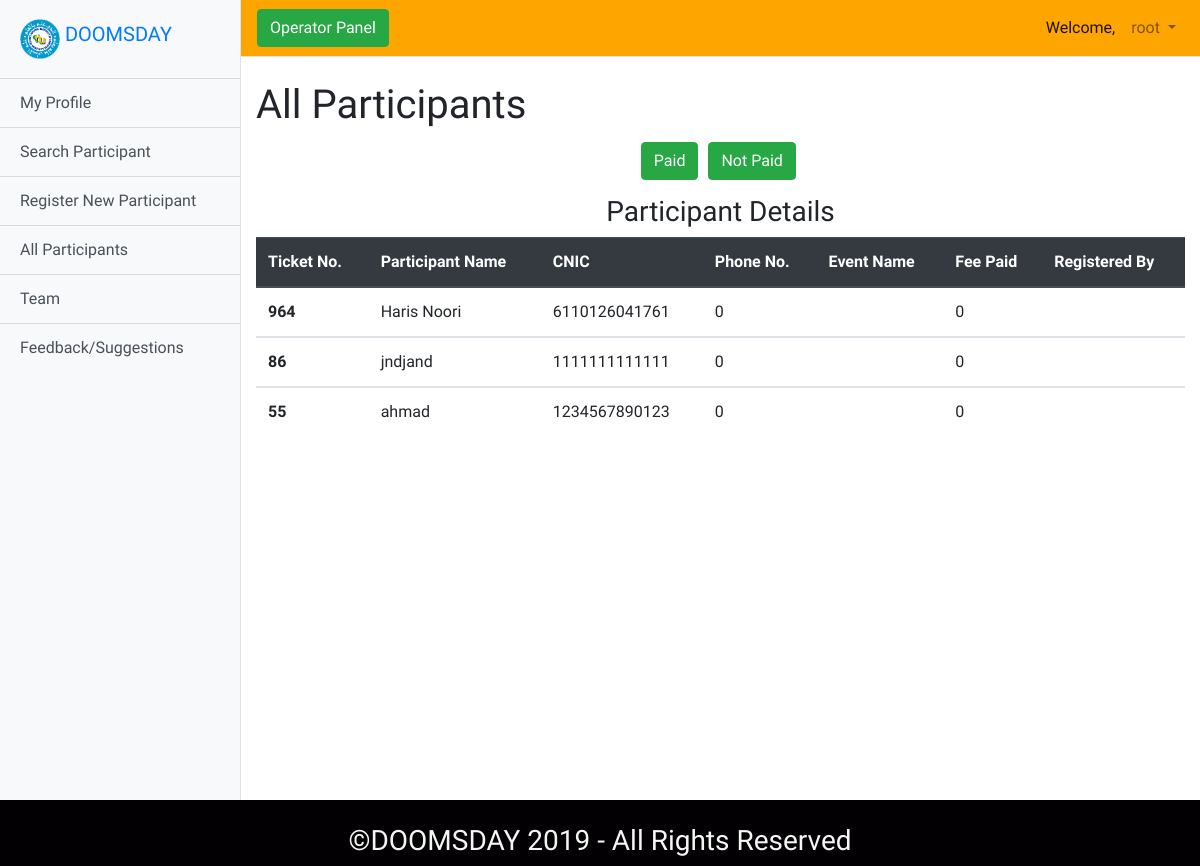
The app's page /src/operator/all_participants.php (signed in) with its own data.
### tables this page shows
CREATE TABLE `participants` (
  `p_id` int(6) NOT NULL,
  `p_name` varchar(50) NOT NULL,
  `p_cnic` bigint(30) NOT NULL,
  `p_phone` int(11) NOT NULL,
  `event_name` varchar(20) NOT NULL,
  `fee_paid` int(20) NOT NULL,
  `registered_by` varchar(50) NOT NULL
);

### src/operator/all_participants.php (the view, shortened to what this page needs)
<?php include "../connect.php" ?>
<!DOCTYPE html>
<html lang="en">
<head>
    <link rel="stylesheet" href="../../css/all_participants.css">
</head>
<body>
    <?php include "op_head.php" ?>
            <div class="container-fluid">
                <h1 class="mt-4">All Participants</h1>
                <form class="myform" action="" method="">
                    <div class="row">
                            <button type="submit" class="btn btn-success btn-mybtn">Paid</button>
                            <button type="submit" class="btn btn-success btn-mybtn">Not Paid</button>
                    </div>
                </form>
                <h3 class="head3">Participant Details</h3>
                <table class="table mytable">
            <thead class="thead-dark">
                <tr>
                    <th scope="col">Ticket No.</th>
                    <th scope="col">Participant Name</th>
                    <th scope="col">CNIC</th>
                    <th scope="col">Phone No.</th>
                    <th scope="col">Event Name</th>
                    <th scope="col">Fee Paid</th>
                    <th scope="col">Registered By</th>
                </tr>
            </thead>
            <?php
                $qry = " SELECT * FROM participants ";
                $res = $con->query($qry);
                if($res->num_rows > 0)
                {
                    while($row = $res->fetch_assoc())
                    {
                        ?>
                <tbody>
                    <tr>
                        <th scope="row"> <?php echo " ".$row["p_id"]." " ?> </th>
                        <td><?php echo " ".$row["p_name"]." " ?></td>
                        <td><?php echo " ".$row["p_cnic"]." " ?></td>
                        <td><?php echo " ".$row["p_phone"]." " ?></td>
                        <td><?php echo " ".$row["event_name"]." " ?></td>
                        <td><?php echo " ".$row["fee_paid"]." " ?></td>
                        <td><?php echo " ".$row["registered_by"]." " ?></td>
                    </tr>
            <?php
                        }
                    }
                    else{echo "No Results Found!!";}
            ?>
                </tbody>
            </table>
            </div>
    <?php include "op_foot.php" ?>

### src/operator/op_head.php (shortened to what this page needs)
<!DOCTYPE html>
<html lang="en">
<head>
    <link rel="stylesheet" href="../../css/bootstrap.min.css">
    <link rel="stylesheet" href="../../css/operator_header.css">
    <link rel="stylesheet" href="../../css/simple-sidebar.css" rel="stylesheet">
</head>
<body>
    <div class="d-flex" id="wrapper">
        <div class="bg-light border-right" id="sidebar-wrapper">
            <div class="sidebar-heading">
                <a class="navbar-brand" href="">
                    <img src="../../img/nuceslogo.png" width="40" height="40" class="d-inline-block align-top" alt="">
                    DOOMSDAY
                </a> </div>
            <div class="list-group list-group-flush">
                <a href="#" class="list-group-item list-group-item-action bg-light">My Profile</a>
                <a href="search_participant.php" class="list-group-item list-group-item-action bg-light">Search
                    Participant</a>
                <a href="register_participant.php" class="list-group-item list-group-item-action bg-light">Register New
                    Participant</a>
                <a href="all_participants.php" class="list-group-item list-group-item-action bg-light">All Participants</a>
                <a href="operator_team.php" class="list-group-item list-group-item-action bg-light">Team</a>
                <a href="#" class="list-group-item list-group-item-action bg-light">Feedback/Suggestions</a>
            </div>
        </div>
        <div id="page-content-wrapper">
            <nav class="navbar navbar-expand-lg navbar-light border-bottom mynavbar">
                <button class="btn btn-success mybtn" id="menu-toggle">Operator Panel</button>
                <div class="collapse navbar-collapse" id="navbarSupportedContent">
                    <ul class="navbar-nav ml-auto mt-2 mt-lg-0">
                        <li class="nav-item active">
                            <a class="nav-link" href="#">Welcome,<span class="sr-only">(current)</span></a>
                        </li>
                        <li class="nav-item dropdown">
                            <a class="nav-link dropdown-toggle" href="#" id="navbarDropdown" role="button"
                                data-toggle="dropdown" aria-haspopup="true" aria-expanded="false">
                                <?php echo $_SESSION["operator"]; ?>
                            </a>
                        </li>
                    </ul>
                </div>
            </nav>

### src/operator/op_foot.php (shortened to what this page needs)
</div>
    </div>
    <footer class="foot" style="background: #020002">
        <div class="row align-center copyright">
            <div class="col-sm-12" align="center" style="color:whitesmoke">
                <br>
                <h3>&copy;DOOMSDAY 2019 - All Rights Reserved</h3>
            </div>
        </div>
    </footer>
</body>
</html>

### css/all_participants.css (style rules this page uses)
body { font-family: 'Big Shoulders Text', cursive; }
.mynavbar { background: orange; }
.mytable { width: 750px; margin-right: auto; margin-left: auto; }
.head3 { margin-left: auto; margin-right: auto; text-align: center; margin-top: 10px; }
.myform { width: 15%; margin-left: auto; margin-right: auto; }
.btn-mybtn { margin: 5px; }

### css/operator_header.css (style rules this page uses)
body { font-family: 'Big Shoulders Text', cursive; }
.mynavbar { background: orange; }

### css/simple-sidebar.css (style rules this page uses)
body { overflow-x: hidden; }
#sidebar-wrapper { min-height: 100vh; margin-left: -15rem; -webkit-transition: margin .25s ease-out; -moz-transition: margin .25s ease-out; -o-transition: margin .25s ease-out; transition: margin .25s ease-out; }
#sidebar-wrapper .sidebar-heading { padding: 0.875rem 1.25rem; font-size: 1.2rem; }
#sidebar-wrapper .list-group { width: 15rem; }
#page-content-wrapper { min-width: 100vw; }
@media (min-width: 768px) { #sidebar-wrapper { margin-left: 0; } }
@media (min-width: 768px) { #page-content-wrapper { min-width: 0; width: 100%; } }

### records on screen
participants: p_id "964", p_name "Haris Noori", p_cnic "6110126041761", p_phone "0", fee_paid "0"
participants: p_id "86", p_name "jndjand", p_cnic "1111111111111", p_phone "0", fee_paid "0"
participants: p_id "55", p_name "ahmad", p_cnic "1234567890123", p_phone "0", fee_paid "0"

### other values on screen
$_SESSION["operator"] "root"
